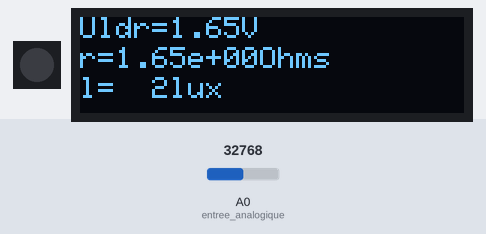
Simulated run of this program. Board: CircuitPython board. On the bench: 1 RGB LEDs in strip order, left to right, 128×32 one-colour display. The test bench sets the inputs (shaded band); at power-on: A0 (entree_analogique) = 32768 (analog values on the 0–65535 scale). Library files of the repository ran but are not shown: utilities.py; what the program prints to the serial console is not drawn.

Above: at 2.2 s.
2.3 s: A0 (entree_analogique) set to 45874
At 3.9 s:
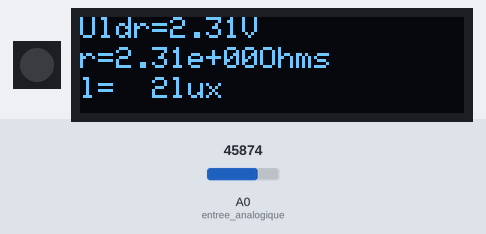
4.7 s: A0 (entree_analogique) set to 57670
At 6.2 s:
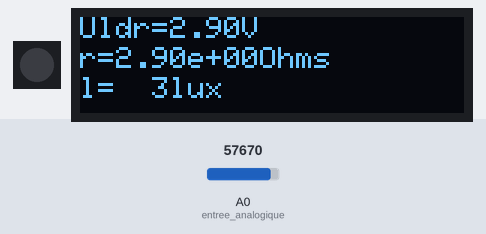
6.8 s: A0 (entree_analogique) set to 65535
At 8.5 s:
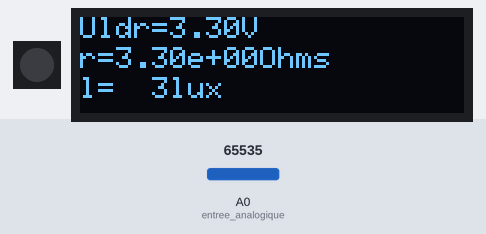
Timing chart, 0 to 10.0 s (numbered marks = the images above; inputs shaded):
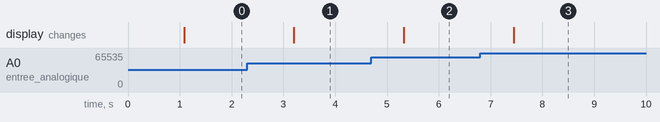

Measured:
- after the input at 2.3 s, the display: changes after 0.90 s (image 1)
- after the input at 4.7 s, the display: changes after 0.62 s (image 2)
- after the input at 6.8 s, the display: changes after 0.64 s (image 3)

The program:

TP_photoresistance_resistance_pont.py
```python
import board
from analogio import AnalogIn
import time
from utilities import Notification

# ------------ parametres (pour le professeur) ----------
broche_entree = board.A0  # broche d'entree du potentiomètre


# -------------------------------------------------------


# ################## MODELES A MODIFIER PAR L'ELEVE ############################
# calcul de la resistance
def calcul_resistance(u):
    r = u * 1.0
    return r


# calcul de la luminosité
def calcul_luminosite(R):
    lum = R * 1.0
    return lum


# ############################################################################


# configuration de l'entrée analogique
entree_analogique = AnalogIn(broche_entree)
# config des notifications
notif = Notification()
# show logo at startup
notif.oled_logo('saintex_logo.bin')
time.sleep(1)

# boucle
while True:
    # calculer la tension à l'entrée analogique
    tension = entree_analogique.value * 3.3 / 65535
    # calculer la résistance de la photorésistance
    r = calcul_resistance(tension)
    # calculer la luminosité par le modèle
    luminosite = calcul_luminosite(r)
    # afficher les valeurs (lcd ou serie)
    notif.notify(text='Uldr={:3.2f}V\nr={:3.2e}Ohms\nl={:3.0f}lux'.format(tension, r, luminosite))
    # attendre 1s
    time.sleep(1)
```
